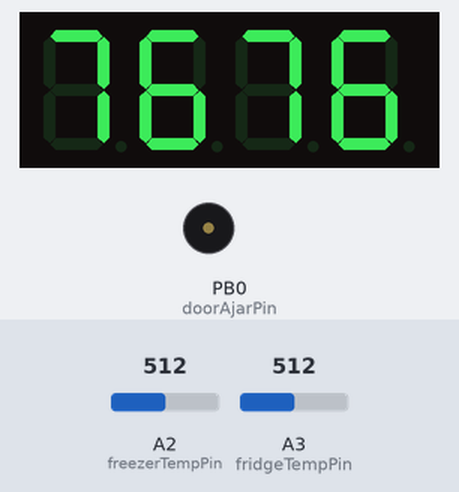
Recording of a sketch running on a simulated ATtiny85, built with avr-gcc and run on an emulated ATtiny85. Shown: 4-digit seven-segment display, buzzer (waves = sounding). The inputs (shaded band) are chosen by the test bench; at power-on: A2 (freezerTempPin) = 512, A3 (fridgeTempPin) = 512.

Above: at 3.5 s.
3.6 s: A2 (freezerTempPin) set to 716
At 4.71 s:
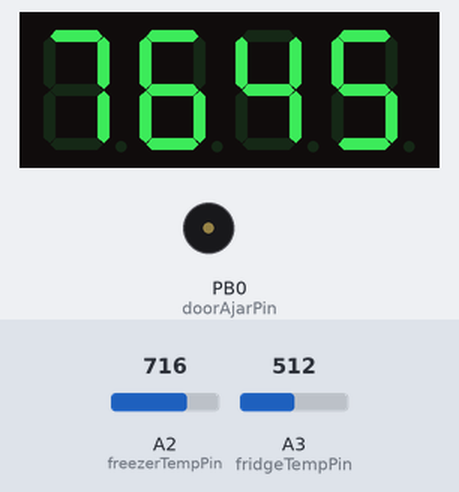
6.1 s: A3 (fridgeTempPin) set to 716
At 7.38 s:
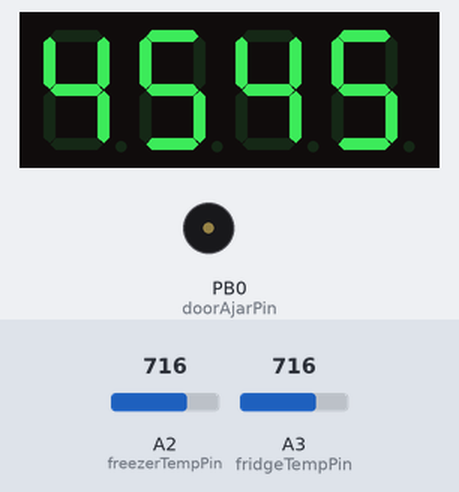
8.8 s: A2 (freezerTempPin) set to 900
At 10.04 s:
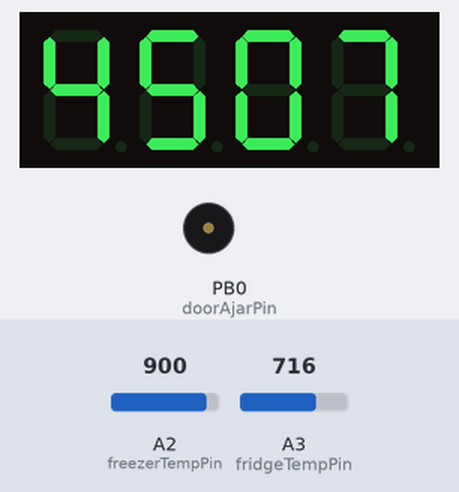
11.4 s: A3 (fridgeTempPin) set to 900
At 12.5 s:
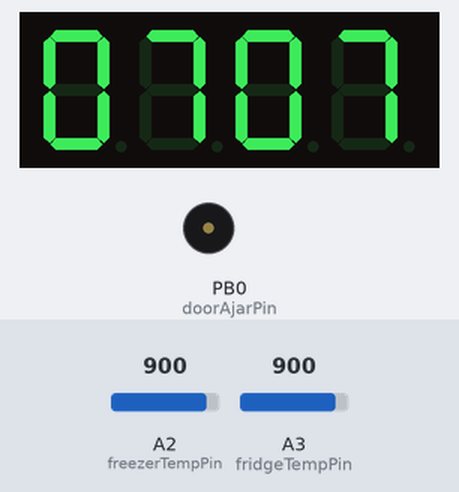
13.9 s: A2 (freezerTempPin) set to 1023
At 15.16 s:
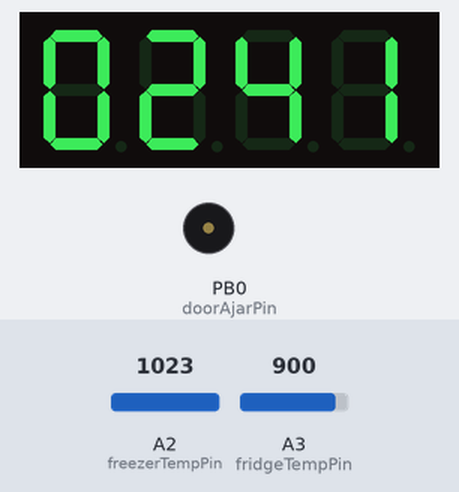
16.6 s: A3 (fridgeTempPin) set to 1023
At 17.82 s:
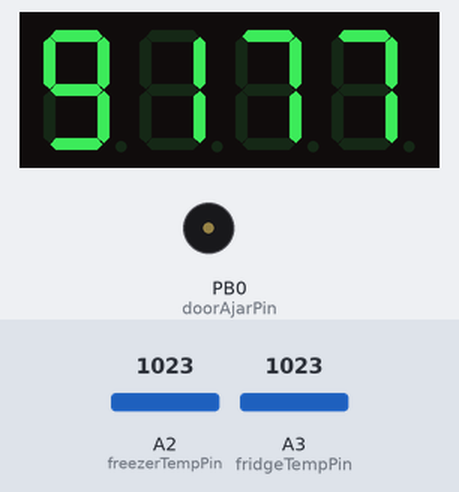
Timing chart, 0 to 19.6 s (numbered marks = the images above; inputs shaded):
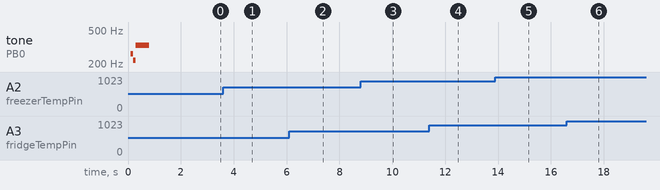

The sketch:

fridge_door.ino
```cpp
#include <Arduino.h>
#include <TM1637Display.h>
#include <RunningMedian.h>

/*
   display_workout(mode)
   Convert mode to TM1637 segments
   return segments to display

*/


// pin definitions
const int freezerTempPin = A2; // analog read freezer temperature
const int fridgeTempPin = A3;  // analog read fridge temperature
const int displayCLKPin = 2;  // TM11637 CLK - Digital pin 2, physical pin 7
const int displayDIOPin = 1;  // TM11637 DIO - Digital pin 1, physical pin 6
const int doorAjarPin = 0;    // digital read if door is opened, PWM output for alarm

// Thermistor constants
// See also https://www.instructables.com/ATTiny85-Mono-Temperature-Monitor/
// resistance at 25 degrees C
#define THERMISTORNOMINAL 10000
// temp. for nominal resistance (almost always 25 C)
#define TEMPERATURENOMINAL 25
// how many samples to take and find median
// but is more 'smooth'
#define NUMSAMPLES 11
// The beta coefficient of the thermistor (usually 3000-4000)
// Model#: NTCLE350E4103JHB0
#define BCOEFFICIENT 3984
// the value of the 'other' resistor
#define SERIESRESISTOR 10000

RunningMedian freezerSamples = RunningMedian(NUMSAMPLES);
RunningMedian fridgeSamples = RunningMedian(NUMSAMPLES);

TM1637Display display(displayCLKPin, displayDIOPin);

boolean blinkFlag = false;
boolean doorAjarFlag = false;

/*
   Read freezer and fridge voltage, convert to temp F

   If door ajar goes high, begin timer and start flashing the temp display
   If timer exceeds low threshold, begin flashing temps
   If timer exceed high threshold, change doorAjarPin to output
*/

// default parameters
int freezerTemp = 0;
int fridgeTemp = 37;
int displayValue = fridgeTemp * 100 + freezerTemp;
unsigned long openedMillis;
unsigned long audioThreshold = 20000; // milliseconds of delay before audible alarm

void setup() {
  // test audio
  pinMode(doorAjarPin, OUTPUT);
  delay(100);
  tone(doorAjarPin, 262, 500);
  delay(100);
  tone(doorAjarPin, 220, 250);
  delay(100);
  tone(doorAjarPin, 330, 500);
  delay(1000);
  pinMode(doorAjarPin, INPUT_PULLUP);
  delay(1000);

  pinMode(freezerTempPin, INPUT);
  pinMode(fridgeTempPin, INPUT);
  pinMode(doorAjarPin, INPUT_PULLUP);
  pinMode(displayCLKPin, OUTPUT);
  pinMode(displayDIOPin, OUTPUT);

  display.clear();
  display.setBrightness(4); //0 (lowes brightness) to 7 (highest brightness)
}

int convertTemp(float measured) {
  // convert the value to resistance
  float average = 1023.0 / measured - 1.0;
  float R = SERIESRESISTOR / average;

  float calcnum;
  calcnum = R / THERMISTORNOMINAL;                // (R/Ro)
  calcnum = log(calcnum);                         // ln(R/Ro)
  calcnum /= BCOEFFICIENT;                        // 1/B * ln(R/Ro)
  calcnum += 1.0 / (TEMPERATURENOMINAL + 273.15); // + (1/To)
  calcnum = 1.0 / calcnum;                        // Invert
  calcnum -= 273.15;                              // convert to C

  float calcnumF;
  calcnumF = (9.0 / 5.0) * calcnum + 32;
  return calcnumF;
}

void loop() {
  // put your main code here, to run repeatedly:

  // Read door pin, if door is open, blank the display during calculations
  if (digitalRead(doorAjarPin)) {
    // Door is ajar. Check if this is new
    display.clear();
    delay(50);

    if (doorAjarFlag) {
      if ((unsigned long)(millis() - openedMillis) >= audioThreshold) {
        // Door opened too long
        // Change doorAjarPin to output, play notes

        pinMode(doorAjarPin, OUTPUT);
        delay(100);
        tone(doorAjarPin, 262, 500);
        delay(100);
        tone(doorAjarPin, 220, 250);
        delay(100);
        tone(doorAjarPin, 330, 500);
        delay(100);
        display.setBrightness(0); //0 (lowes brightness) to 7 (highest brightness)
        delay(1000);
        pinMode(doorAjarPin, INPUT_PULLUP);
        delay(1000);
        doorAjarFlag = false;

      }
    } else {
      // Door is newly ajar. Begin timer.
      openedMillis = millis();
      doorAjarFlag = true;
    }
  } else {
    // pin is pulled to ground, door is closed
    doorAjarFlag = false;
  }

    freezerSamples.add(analogRead(freezerTempPin));
    delay(5);
    fridgeSamples.add(analogRead(fridgeTempPin));
    delay(5);
    fridgeTemp = convertTemp(fridgeSamples.getMedian());
    freezerTemp = convertTemp(freezerSamples.getMedian());


  // Update display
  displayValue = fridgeTemp * 100 + freezerTemp;
  display.setBrightness(4); //0 (lowes brightness) to 7 (highest brightness)
  display.showNumberDec(displayValue, true);
  delay(100);

}
```

Measured:
- after the input at 3.6 s, the display: first differs from a run without the input after 1.1 s (image 1)
- after the input at 6.1 s, the display: first differs from a run without the input after 1.2 s (image 2)
- after the input at 8.8 s, the display: first differs from a run without the input after 1.2 s (image 3)
- after the input at 11.4 s, the display: first differs from a run without the input after 1.0 s (image 4)
- after the input at 13.9 s, the display: first differs from a run without the input after 1.2 s (image 5)
- after the input at 16.6 s, the display: first differs from a run without the input after 1.2 s (image 6)
